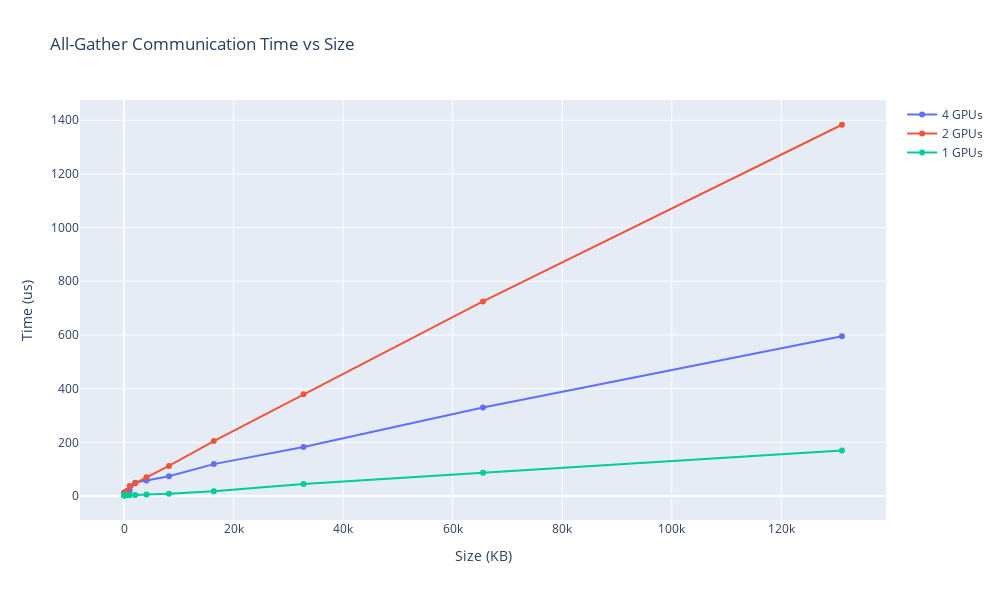

Notebook cell for this chart:
### Code cell
import plotly.express as px
import plotly.graph_objects as go

# Create figure
fig = go.Figure()

# Plot one line per num_gpus_per_node value
for n_gpus in data['num_gpus_per_node'].unique():
    subset = data[data['num_gpus_per_node'] == n_gpus]
    fig.add_trace(go.Scatter(
        x=subset['size(kb)'],
        y=subset['time(us)'],
        mode='lines+markers',
        name=f'{n_gpus} GPUs'
    ))

# Update layout
fig.update_layout(
    title='All-Gather Communication Time vs Size',
    xaxis_title='Size (KB)',
    yaxis_title='Time (us)',
    width=1000,
    height=600,
    showlegend=True
)

fig.show()

### Figure 1 — Plotly figure (JSON) as saved in the notebook; plotly's stock layout.template omitted (floating-point values rounded to 4 significant figures)
{"data": [{"mode": "lines+markers", "name": "4 GPUs", "type": "scatter", "x": [0, 1, 2, 4, 8, 16, 32, 64, 128, 256, 512, 1024, 2048, 4096, 8192, 16384, 32768, 65536, 131072], "y": [9, 9, 9, 10, 10, 12, 12, 13, 13, 13, 17, 20, 50, 58, 74, 119, 183, 330, 595]}, {"mode": "lines+markers", "name": "2 GPUs", "type": "scatter", "x": [0, 1, 2, 4, 8, 16, 32, 64, 128, 256, 512, 1024, 2048, 4096, 8192, 16384, 32768, 65536, 131072], "y": [7, 7, 7, 8, 9, 10, 11, 11, 11, 14, 19, 37, 48, 70, 112, 205, 379, 725, 1383]}, {"mode": "lines+markers", "name": "1 GPUs", "type": "scatter", "x": [0, 1, 2, 4, 8, 16, 32, 64, 128, 256, 512, 1024, 2048, 4096, 8192, 16384, 32768, 65536, 131072], "y": [3, 3, 3, 3, 3, 3, 3, 3, 3, 3, 3, 3, 4, 6, 9, 18, 45, 87, 170]}], "layout": {"height": 600, "showlegend": true, "title": {"text": "All-Gather Communication Time vs Size"}, "width": 1000, "xaxis": {"title": {"text": "Size (KB)"}}, "yaxis": {"title": {"text": "Time (us)"}}}}
